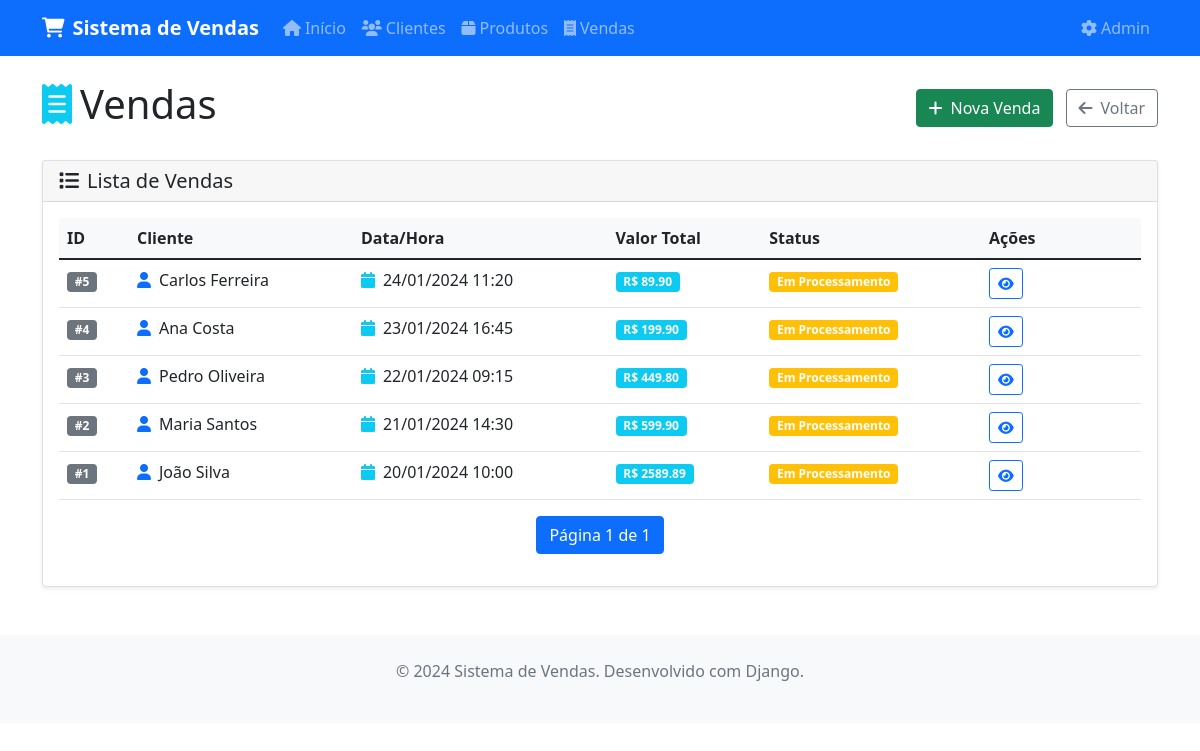
Before: /vendas/vendas/ with the older database file.
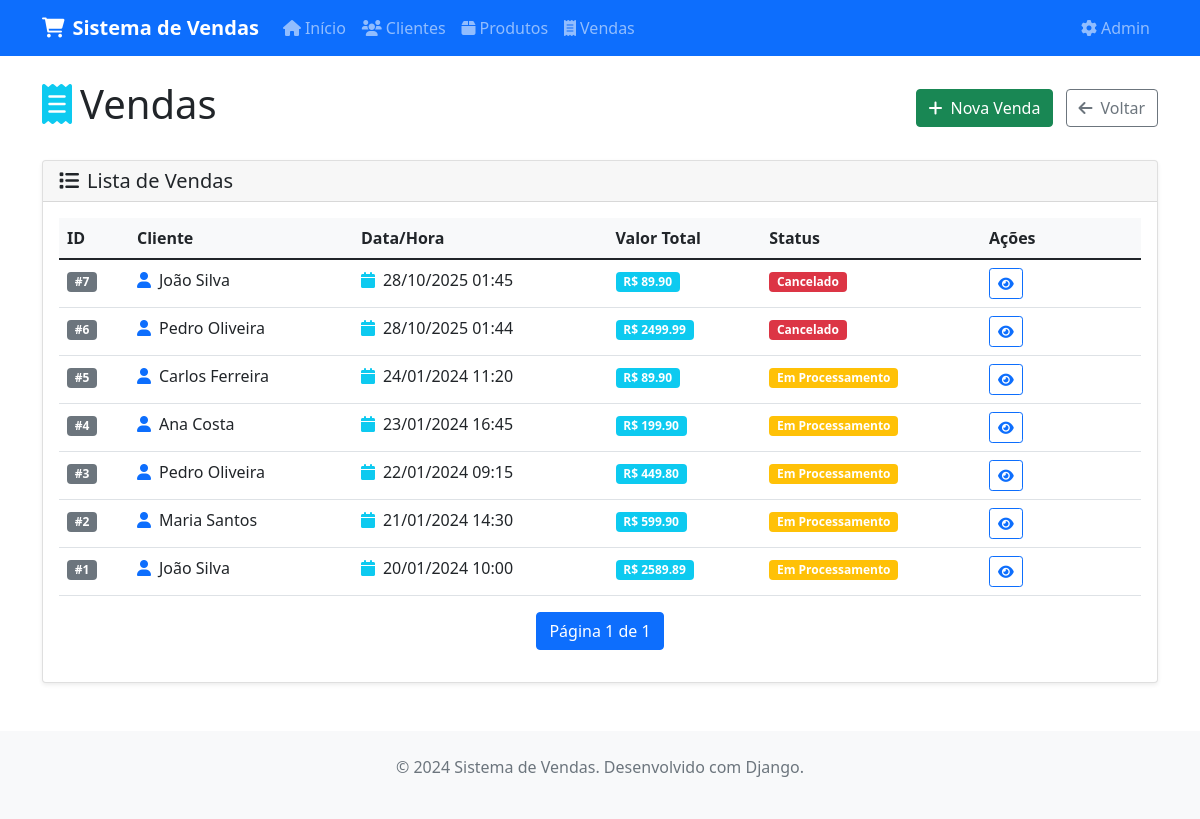
After: the same page with the newer database file.
### vendas/models.py (models this page shows, shortened)
class Venda(models.Model):
    STATUS_CHOICES = [
        ('processamento', 'Em Processamento'),
        ('pago', 'Pago'),
        ('cancelado', 'Cancelado'),
    ]
    cliente = models.ForeignKey(Cliente, on_delete=models.CASCADE, verbose_name="Cliente")
    produtos = models.ManyToManyField(Produto, through='ItemVenda', verbose_name="Produtos")
    data_hora = models.DateTimeField(default=timezone.now, verbose_name="Data e Hora")
    valor_total = models.DecimalField(max_digits=10, decimal_places=2, verbose_name="Valor Total")
    status = models.CharField(max_length=20, choices=STATUS_CHOICES, default='processamento', verbose_name="Status")
    valor_total = models.DecimalField(
        max_digits=10, decimal_places=2,
        default=0,
        editable=False,
        verbose_name="Valor Total",
    )
    class Meta:
        verbose_name = "Venda"
        verbose_name_plural = "Vendas"
        ordering = ['-data_hora']
    def pode_ser_cancelada(self):
        if self.status == 'cancelado':
            return False
        data_limite = timezone.now() - timedelta(days=0)
        if self.data_hora < data_limite:
            return False
        return True
    def get_status_display_class(self):
        status_classes = {
            'processamento': 'warning',
            'pago': 'success',
            'cancelado': 'danger',
        }
        return status_classes.get(self.status, 'secondary')

class Cliente(models.Model):
    nome = models.CharField(max_length=200, verbose_name="Nome")
    email = models.EmailField(verbose_name="E-mail")
    data_cadastro = models.DateTimeField(auto_now_add=True, verbose_name="Data de Cadastro")
    class Meta:
        verbose_name = "Cliente"
        verbose_name_plural = "Clientes"
        ordering = ['nome']

### vendas/views.py (the view)
# urls.py: path('vendas/', views.venda_list, name='venda_list'),
def venda_list(request):
    vendas_list = Venda.objects.all().order_by('-data_hora')
    paginator = Paginator(vendas_list, 10)
    page_number = request.GET.get('page')
    vendas = paginator.get_page(page_number)
    return render(request, 'vendas/venda_list.html', {'vendas': vendas})

### vendas/templates/vendas/venda_list.html (shortened to what this page needs)
{% extends 'vendas/base.html' %}
{% block content %}
<div class="d-flex justify-content-between align-items-center mb-4">
  <h1><i class="fas fa-receipt text-info me-2"></i>Vendas</h1>
  <div>
    <a href="{% url 'vendas:venda_create' %}" class="btn btn-success me-2">
      <i class="fas fa-plus me-2"></i>Nova Venda
    </a>
    <a href="{% url 'vendas:home' %}" class="btn btn-outline-secondary">
      <i class="fas fa-arrow-left me-2"></i>Voltar
    </a>
  </div>
</div>
<div class="card">
  <div class="card-header">
    <h5 class="mb-0"><i class="fas fa-list me-2"></i>Lista de Vendas</h5>
  </div>
  <div class="card-body">
    {% if vendas and vendas.paginator.count %}
      <div class="table-responsive">
        <table class="table table-hover">
          <thead>
            <tr>
              <th>ID</th>
              <th>Cliente</th>
              <th>Data/Hora</th>
              <th>Valor Total</th>
              <th>Status</th>
              <th width="160">Ações</th>
            </tr>
          </thead>
          <tbody>
            {% for venda in vendas %}
              <tr>
                <td><span class="badge bg-secondary">#{{ venda.id }}</span></td>
                <td><i class="fas fa-user text-primary me-2"></i>{{ venda.cliente.nome }}</td>
                <td><i class="fas fa-calendar text-info me-2"></i>{{ venda.data_hora|date:"d/m/Y H:i" }}</td>
                <td><span class="badge bg-info">R$ {{ venda.valor_total|floatformat:2 }}</span></td>
                <td>
                  <span class="badge bg-{{ venda.get_status_display_class }}">
                    {{ venda.get_status_display }}
                  </span>
                </td>
                <td>
                  <div class="btn-group" role="group">
                    <a href="{% url 'vendas:venda_detail' venda.pk %}" class="btn btn-sm btn-outline-primary" title="Ver detalhes">
                      <i class="fas fa-eye"></i>
                    </a>
                  </div>
                </td>
              </tr>
            {% endfor %}
          </tbody>
        </table>
      </div>
      <nav aria-label="Paginação">
        <ul class="pagination justify-content-center">
          <li class="page-item active"><span class="page-link">Página {{ vendas.number }} de {{ vendas.paginator.num_pages }}</span></li>
        </ul>
      </nav>
    {% endif %}
  </div>
</div>
{% endblock %}

Changed rows visible on the page:
added Venda: id "7", cliente.nome "João Silva", data_hora "28/10/2025 01:45", valor_total "89.90", status "Cancelado"
added Venda: id "6", cliente.nome "Pedro Oliveira", data_hora "28/10/2025 01:44", valor_total "2499.99", status "Cancelado"
